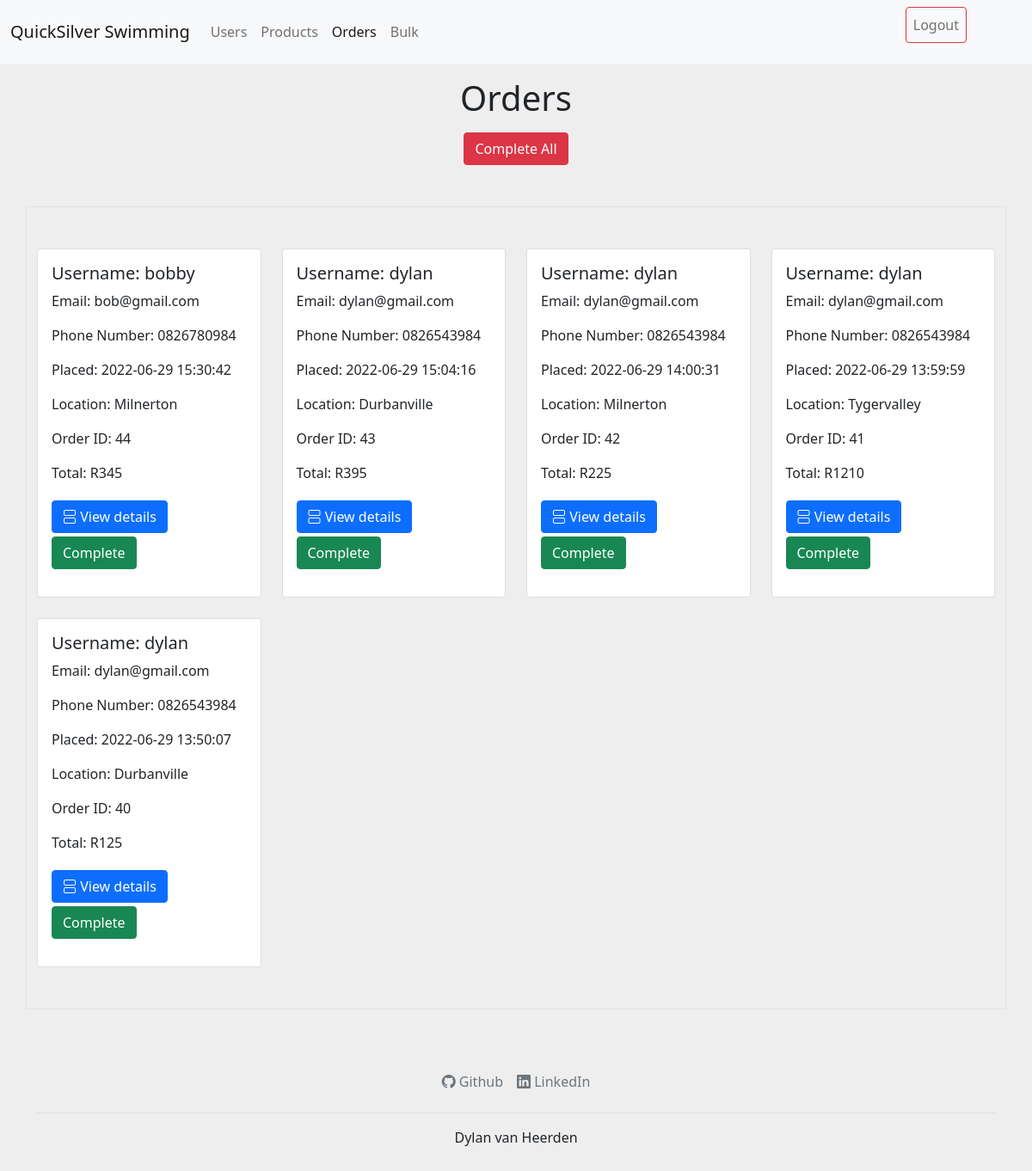
The app's page /admin/views/orders.php (signed in) with its own data.
### tables this page shows
CREATE TABLE `Orders` (
  `id` int(11) NOT NULL,
  `userId` int(11) NOT NULL,
  `deliveryLocation` varchar(255) NOT NULL,
  `totalCost` double NOT NULL,
  `date` timestamp NOT NULL DEFAULT CURRENT_TIMESTAMP,
  `completed` tinyint(1) NOT NULL DEFAULT '0'
);

CREATE TABLE `Users` (
  `id` int(11) NOT NULL,
  `name` varchar(255) NOT NULL,
  `email` varchar(255) NOT NULL,
  `password` varchar(255) NOT NULL,
  `phoneNumber` varchar(10) NOT NULL,
  `isAdmin` tinyint(1) NOT NULL
);

### admin/views/orders.php (the view, shortened to what this page needs)
<?php
include("../controllers/orders.php");
?>
<!doctype html>
<html lang="en">
<head>
    <link href="https://cdn.jsdelivr.net/npm/bootstrap@5.1.3/dist/css/bootstrap.min.css" rel="stylesheet">
    <link href="/ITECA3-Project/include/globalStyles.css" rel="stylesheet" />
</head>
<body class="backColor">
    <h1 class="text-center my-3">Orders</h1>
    <form class="text-center" method="post" name="completeAllOrdersForm" action="">
        <button class="btn btn-danger" type="submit" name="completeAllOrders">Complete All</button>
    </form>
    <div class="container py-5 my-5 mx-auto border">
        <div class="row row-cols-1 row-cols-md-4 g-4">
            <?php
            $ordersSelectStatement = 'SELECT * FROM orders WHERE completed = 0 ORDER BY date DESC';
            $ordersResult = mysqli_query($conn, $ordersSelectStatement);
            while ($orderData = mysqli_fetch_array($ordersResult)) {
                $userDetailsQuery = "SELECT * FROM users WHERE id = '" . $orderData['userId'] . "'";
                $userDetailsResults = mysqli_query($conn, $userDetailsQuery);
                $userDetailsData = mysqli_fetch_array($userDetailsResults);
            ?>
                <div class='col'>
                    <div class='card'>
                        <div class='card-body'>
                            <h5 class='card-title'>Username: <?php echo $userDetailsData['name'] ?></h5>
                            <p>Email: <?php echo $userDetailsData['email'] ?></p>
                            <p>Phone Number: <?php echo $userDetailsData['phoneNumber'] ?></p>
                            <p>Placed: <?php echo $orderData['date'] ?></p>
                            <p class='card-text'>Location: <?php echo $orderData['deliveryLocation'] ?></p>
                            <p class='card-text'>Order ID: <?php echo $orderData['id'] ?></p>
                            <p class='card-text'>Total: R<?php echo $orderData['totalCost'] ?></p>
                            <div class='d-flex-column justify-content-between options'>
                                <button type="button" class="btn btn-primary my-1" data-bs-toggle="modal" data-bs-target="#orderModal<?php echo $orderData["id"] ?>" data-bs-whatever="@mdo">
                                    <i class="bi bi-view-stacked"></i>
                                    View details
                                </button>
                                <form method="post" name="completeOrderForm" action="">
                                    <button class="btn btn-success" type="submit" name="completeOrder">Complete</button>
                                </form>
                            </div>
                        </div>
                    </div>
                </div>
            <?php
            }
            ?>
        </div>
    </div>
    <?php include("../../include/footer.php"); ?>
</body>
</html>

### include/globalStyles.css (style rules this page uses)
.backColor { background-color: #eee; }

### records on screen
orders: userId.name "bobby", userId.email "bob@gmail.com", userId.phoneNumber "0826780984", date "2022-06-29 15:30:42", deliveryLocation "Milnerton", id "44", totalCost "345"
orders: userId.name "dylan", userId.email "dylan@gmail.com", userId.phoneNumber "0826543984", date "2022-06-29 15:04:16", deliveryLocation "Durbanville", id "43", totalCost "395"
orders: userId.name "dylan", userId.email "dylan@gmail.com", userId.phoneNumber "0826543984", date "2022-06-29 14:00:31", deliveryLocation "Milnerton", id "42", totalCost "225"
orders: userId.name "dylan", userId.email "dylan@gmail.com", userId.phoneNumber "0826543984", date "2022-06-29 13:59:59", deliveryLocation "Tygervalley", id "41", totalCost "1210"
orders: userId.name "dylan", userId.email "dylan@gmail.com", userId.phoneNumber "0826543984", date "2022-06-29 13:50:07", deliveryLocation "Durbanville", id "40", totalCost "125"
